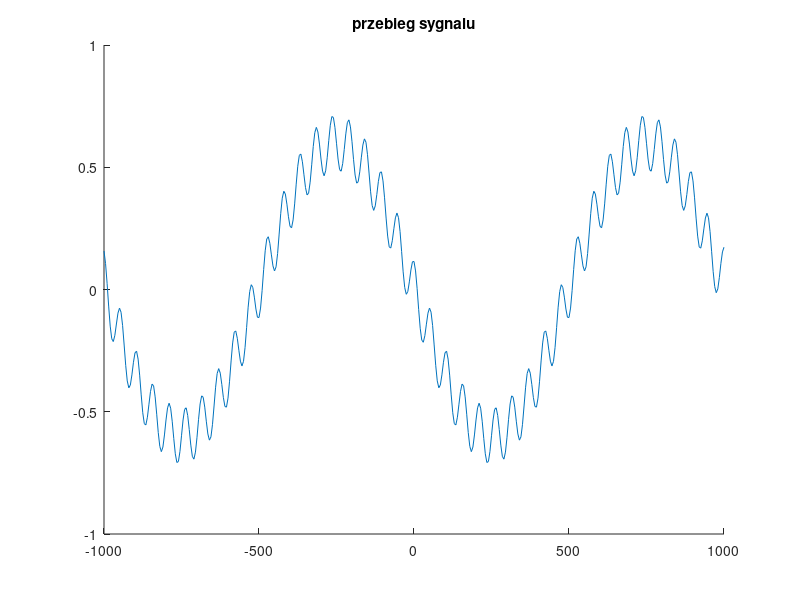
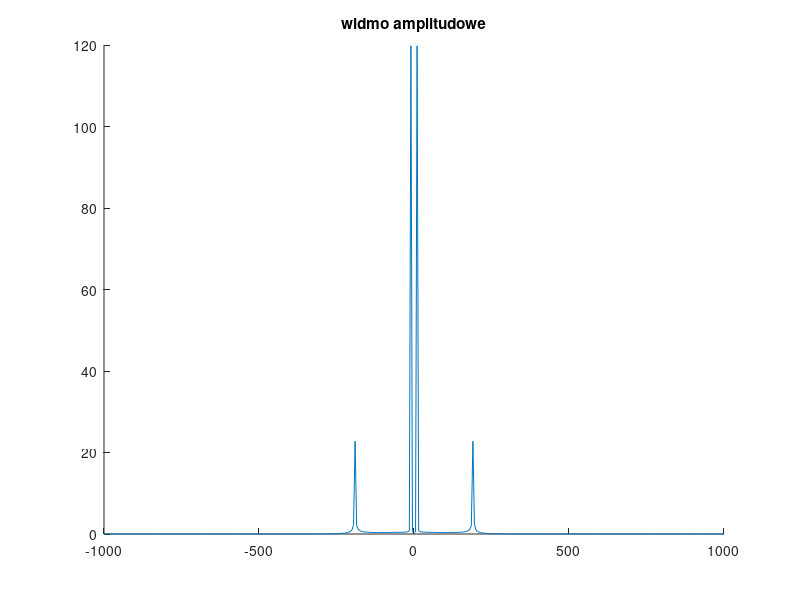

Write MATLAB code to recreate these figures, in order.
function zad_4
clearvars

L = 6.2e-2;
C = 3.4e-5;
R = 70;

fs = 2000;
dt = 1/fs;
t = 0:dt:0.2;
N = length(t);

x = (-0.6*sin(20*pi*t)+0.4*cos(380*pi*t)).*(t>=0 & t<=0.2);
H = @(f) (1/C)./(sqrt((-L*(2*pi.*f).^2+1/C).^2+(R*(2*pi.*f)).^2));

X = fftshift(fft(x));
f = linspace(-fs/2, fs/2, N);
Xf = H(f).*X;

xf = ifft(ifftshift(Xf));

figure(1)
title("przebieg sygnalu");
hold on
% plot(f, x);
plot(f, xf);

figure(2)
title("widmo amplitudowe")
hold on
% plot(f, abs(X));
plot(f, abs(Xf));